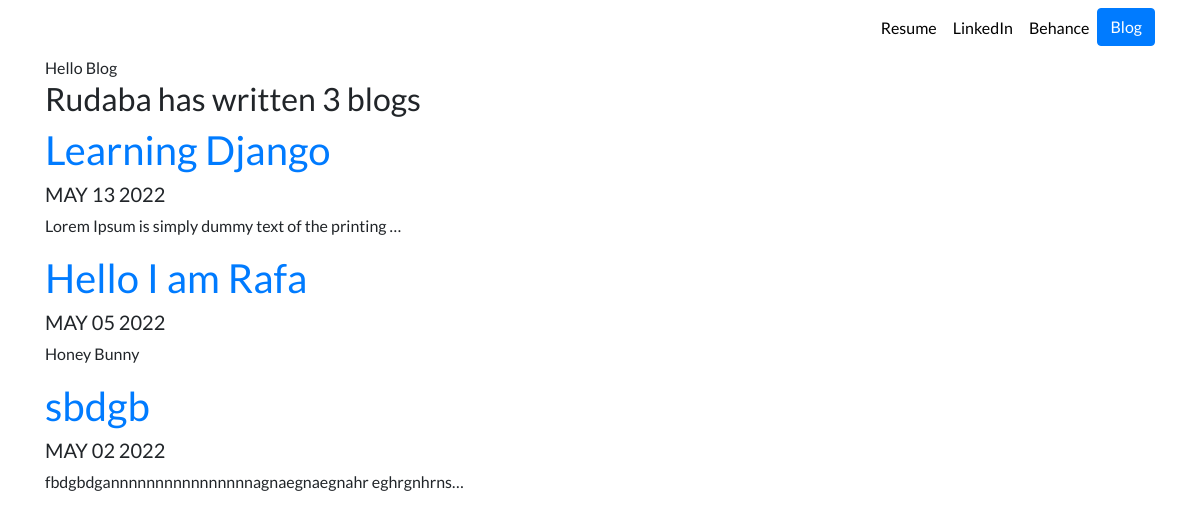
Screenshot of /blog/ with the database file from the repository.
### blog/models.py (models this page shows)
class Blog(models.Model):
    title = models.CharField(max_length=100)
    description = models.TextField()
    date = models.DateField()

### blog/views.py (the view)
# urls.py: path('',views.all_blogs,name='all_blogs'),
def all_blogs(request):
    blogs = Blog.objects.order_by('-date')
    return render(request,'blog/all_blogs.html',{'blogs': blogs})

### blog/templates/blog/all_blogs.html
{% extends 'portfolio/base.html' %}
{% block content %}
Hello Blog
<h2>Rudaba has written {{ blogs.count }} blog{{ blogs.count|pluralize}}</h2>
{% for blog in blogs %}
<a href="{% url 'blog:details'  blog.id %}"> <h1> {{ blog.title }} </h1> </a>
<h5>{{ blog.date|date:'M d Y'|upper }}</h5>
<p> {{ blog.description|truncatechars:50 }} </p>
{% endfor %}
{% endblock %}

### portfolio/static/portfolio/custom.css (style rules this page uses)
body { font-family: 'Lato', sans-serif; }

### rows the page displays
Blog: title "Learning Django", date "MAY 13 2022", description "Lorem Ipsum is simply dummy text of the printing …"
Blog: title "Hello I am Rafa", date "MAY 05 2022", description "Honey Bunny"
Blog: title "sbdgb", date "MAY 02 2022", description "fbdgbdgannnnnnnnnnnnnnnnagnaegnaegnahr eghrgnhrns…"

### other values shown
{{ blogs.count }} "3"
